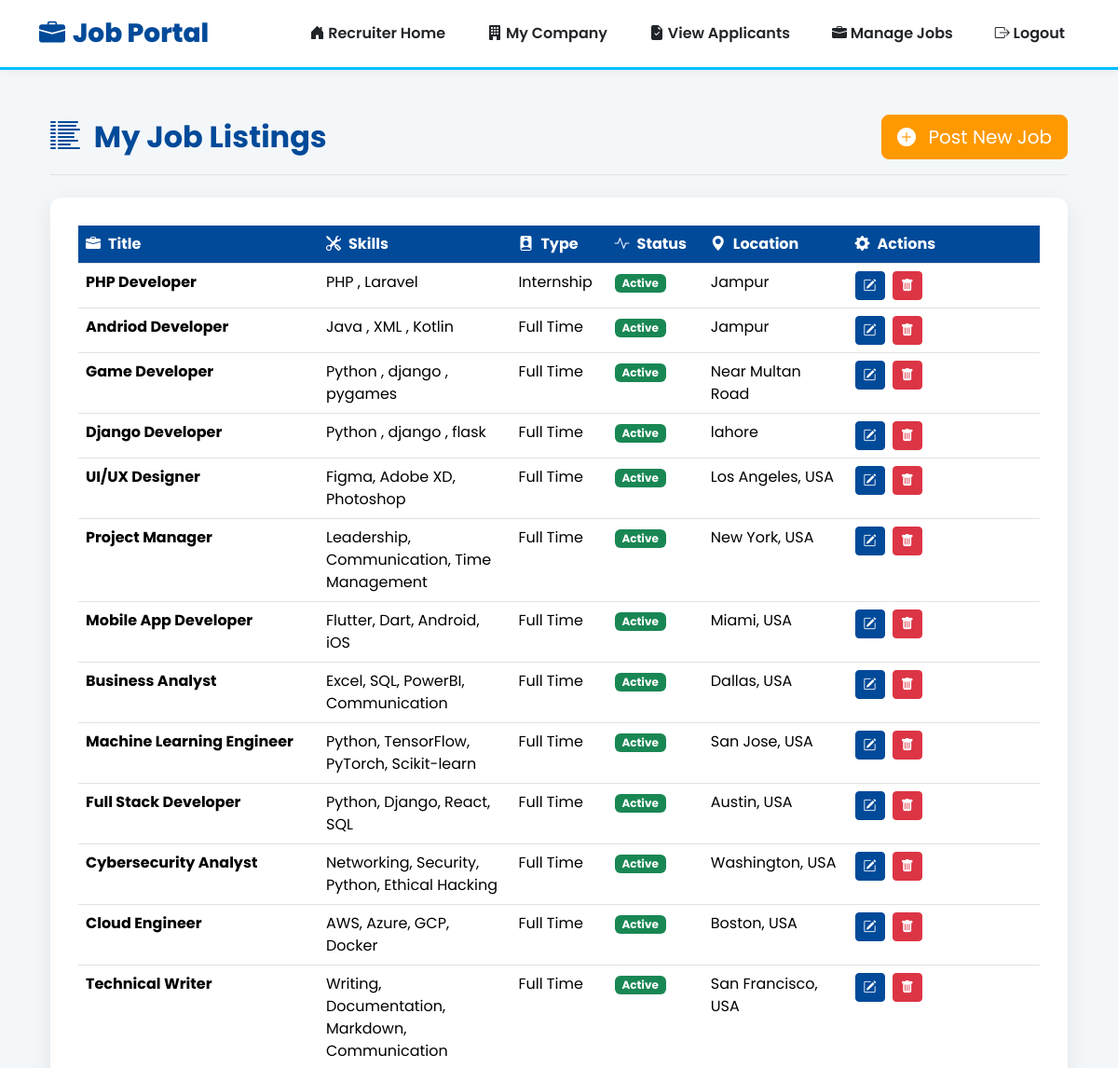
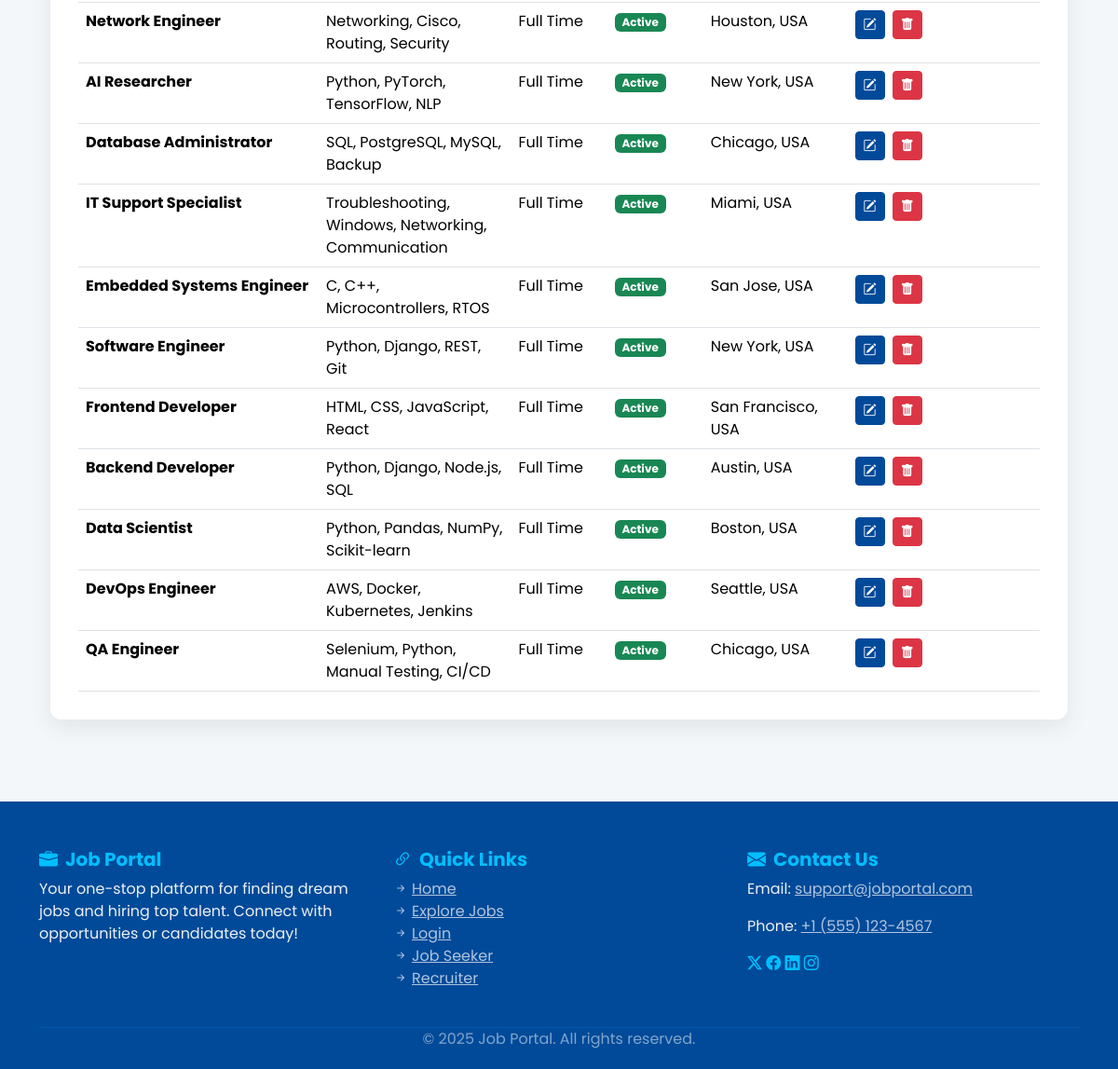
The page /jobs/ (signed in) on the database as committed earlier (2 pictures, top to bottom).
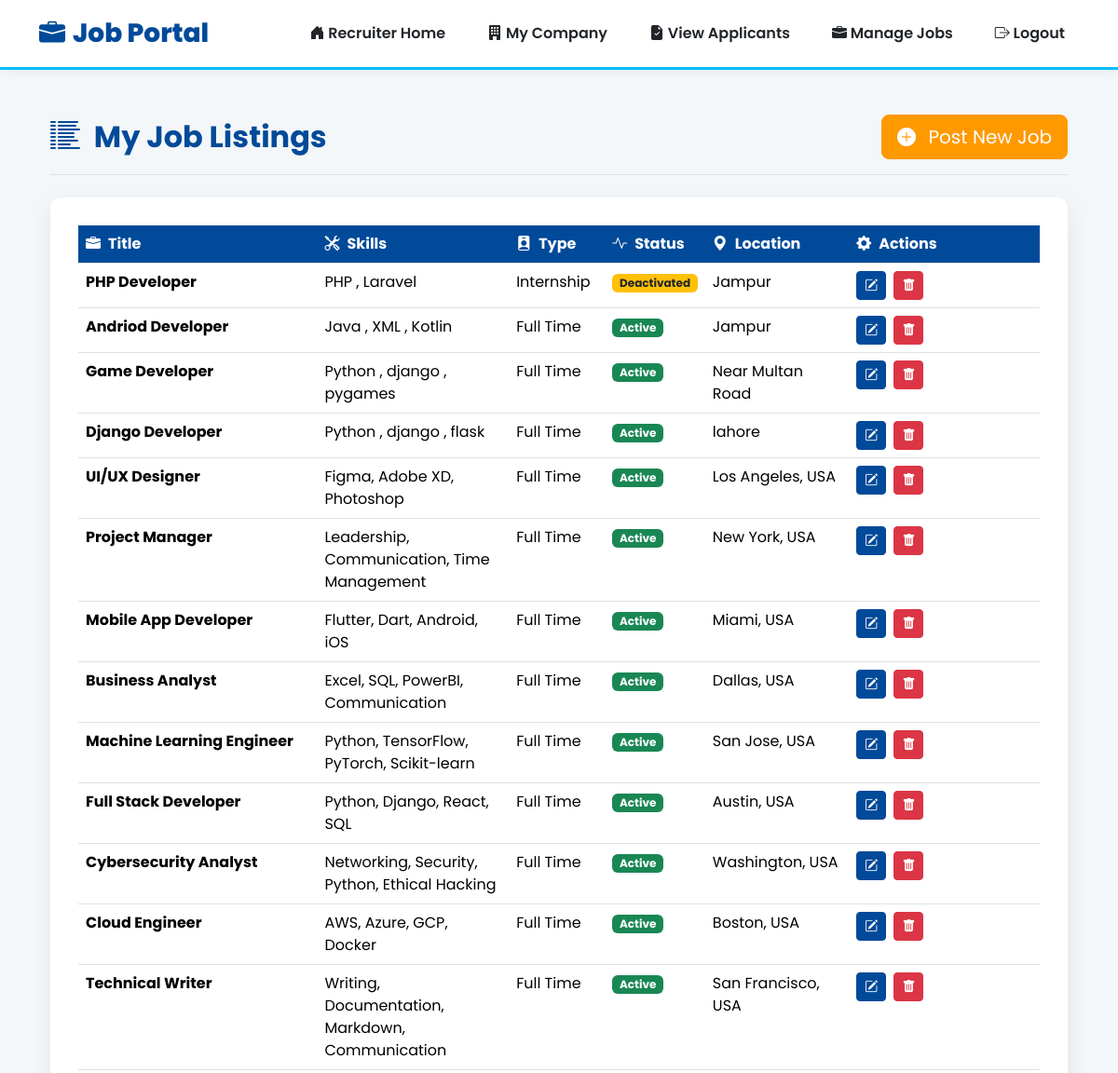
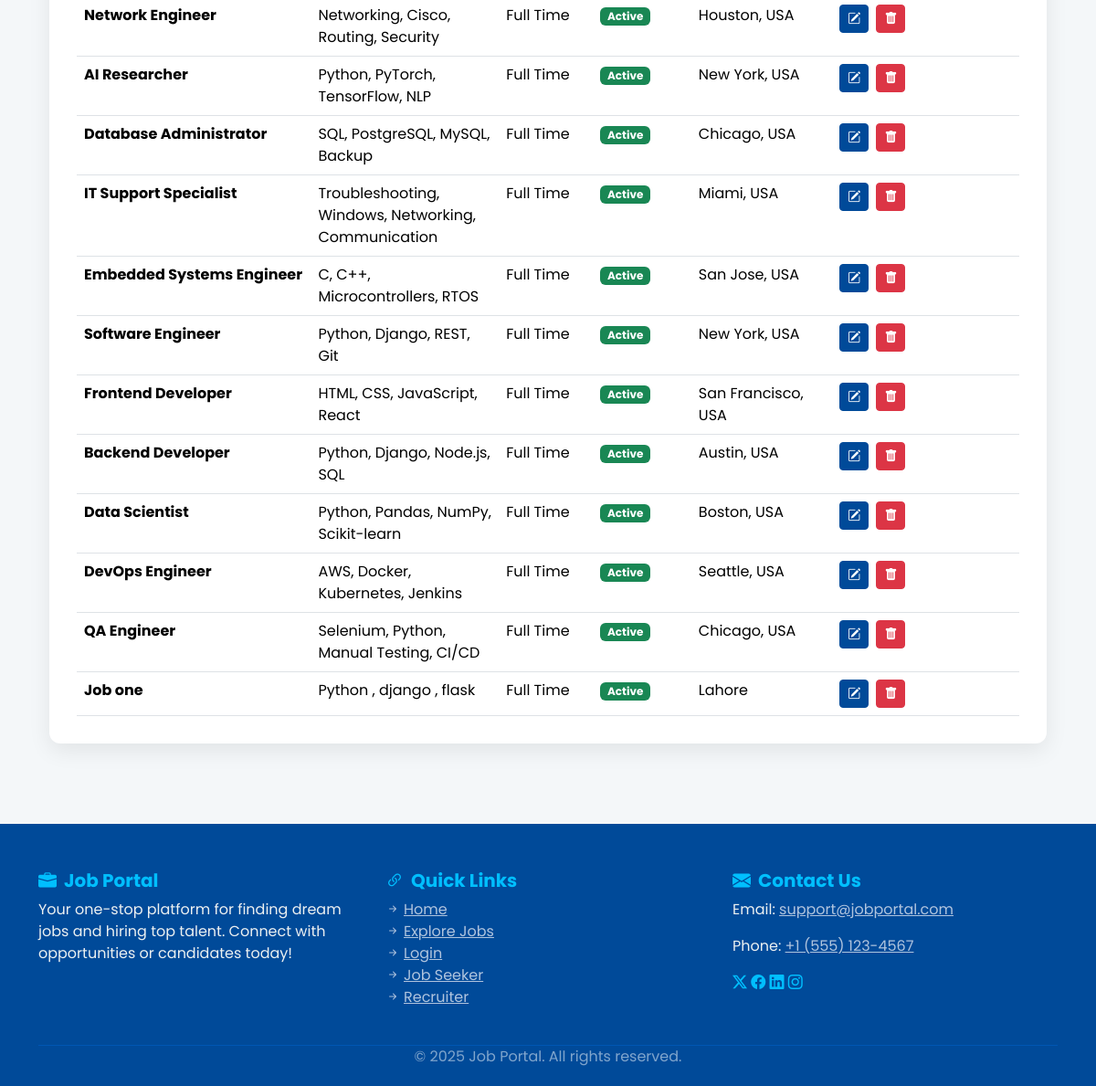
The same page on the database as committed later (2 pictures, top to bottom).
### myapp/models.py (models this page shows, shortened)
class Job(models.Model):
    JOB_TYPES = [
        ('full-time', 'Full Time'),
        ('part-time', 'Part Time'),
        ('internship', 'Internship'),
        ('contract', 'Contract'),
    ]
    JOB_STATUS = [
        ('active', 'Active'),
        ('deactivate', 'Deactivate'),
        ('closed', 'Closed'),
    ]
    job_id = models.AutoField(primary_key=True)
    recruiter = models.ForeignKey(Recruiter, on_delete=models.CASCADE, related_name='jobs')
    title = models.CharField(max_length=255)
    description = models.TextField()
    requirements = models.TextField()
    skills = models.TextField(
        blank=True,
        null=True,
        help_text="Enter skills as comma-separated values, e.g., Python, Django, AWS"
    )
    location = models.CharField(max_length=255)
    salary_range = models.CharField(max_length=255, blank=True, null=True)
    employment_type = models.CharField(max_length=20, choices=JOB_TYPES)
    posted_at = models.DateTimeField(auto_now_add=True)
    updated_at = models.DateTimeField(auto_now=True)
    status = models.CharField(max_length=20, choices=JOB_STATUS, default='active')

### myapp/views.py (the view)
# urls.py: path('jobs/', views.job_list, name='job_list'),
def job_list(request):
    if request.session.get('user_type') != 'recruiter':
        messages.error(request, "Unauthorized access.")
        return redirect('login')
    recruiter_id = request.session['user_id']
    jobs = Job.objects.filter(recruiter_id=recruiter_id)
    return render(request, 'jobs/job_list.html', {'jobs': jobs})

### templates/jobs/job_list.html (shortened to what this page needs)
{% extends "base.html" %}
{% block content %}
<div class="container my-5">
    <div class="row justify-content-center">
        <div class="col-lg-12 col-md-12">
                <div class="d-flex align-items-center justify-content-between mb-4 pb-3 border-bottom">
                    <h2 class="fw-bold mb-0" style="color: var(--primary-color);">
                        <i class="bi bi-list-columns-reverse me-2"></i> My Job Listings
                    </h2>
                    <a href="{% url 'job_create' %}" class="btn btn-lg" style="background-color: var(--accent-color); border-color: var(--accent-color); color: white;">
                        <i class="bi bi-plus-circle-fill me-2"></i> Post New Job
                    </a>
                </div>
                {% if jobs %}
                <div class="table-responsive">
                    <table class="table table-hover mb-0">
                        <thead>
                            <tr>
                                <th scope="col" style="width: 25%;"><i class="bi bi-briefcase-fill me-2"></i>Title</th>
                                <th scope="col" style="width: 20%;"><i class="bi bi-tools me-2"></i>Skills</th>
                                <th scope="col" style="width: 10%;"><i class="bi bi-person-badge-fill me-2"></i>Type</th>
                                <th scope="col" style="width: 10%;"><i class="bi bi-activity me-2"></i>Status</th>
                                <th scope="col" style="width: 15%;"><i class="bi bi-geo-alt-fill me-2"></i>Location</th>
                                <th scope="col" style="width: 20%;"><i class="bi bi-gear-fill me-2"></i>Actions</th>
                            </tr>
                        </thead>
                        <tbody>
                            {% for job in jobs %}
                            <tr>
                                <td class="fw-bold">{{ job.title }}</td>
                                <td>{{ job.skills|truncatewords:5 }}</td>
                                <td>{{ job.get_employment_type_display }}</td>
                                <td>
    {% if job.status == "active" %}
        <span class="badge bg-success">Active</span>
    {% elif job.status == "closed" %}
        <span class="badge bg-secondary">Closed</span>
    {% elif job.status == "deactivate" %}
        <span class="badge bg-warning text-dark">Deactivated</span>
    {% else %}
        <span class="badge bg-dark">Unknown</span>
    {% endif %}
</td>
                                <td>{{ job.location }}</td>
                                <td>
                                    <a href="{% url 'job_update' job.job_id %}" class="btn btn-primary btn-sm me-1" title="Edit Job">
                                        <i class="bi bi-pencil-square"></i>
                                    </a>
                                    <a href="{% url 'job_delete' job.job_id %}" class="btn btn-danger btn-sm" title="Delete Job">
                                        <i class="bi bi-trash-fill"></i>
                                    </a>
                                </td>
                            </tr>
                            {% endfor %}
                        </tbody>
                    </table>
                </div>
                {% endif %}
            </div>
        </div>
    </div>
</div>
{% endblock %}

### templates/base.html (shortened to what this page needs)
<!DOCTYPE html>
<html lang="en">
<head>
    <link href="https://cdn.jsdelivr.net/npm/bootstrap@5.3.3/dist/css/bootstrap.min.css" rel="stylesheet">
    <link rel="stylesheet" href="https://cdn.jsdelivr.net/npm/bootstrap-icons@1.11.3/font/bootstrap-icons.min.css">
</head>
<body>
    <nav class="navbar navbar-expand-lg navbar-light sticky-top">
        <div class="container-fluid container">
            <a class="navbar-brand" href="{% url 'index' %}"><i class="bi bi-briefcase-fill me-2"></i>Job Portal</a>
            <div class="collapse navbar-collapse" id="navbarNav">
                <ul class="navbar-nav ms-auto">
                    {% if request.session.user_type == "seeker" %}
                        <li class="nav-item"><a class="nav-link" href="{% url 'seeker_home' %}"><i class="bi bi-house-door-fill"></i> Seeker Home</a></li>
                        <li class="nav-item"><a class="nav-link" href="{% url 'seeker_resume' %}"><i class="bi bi-file-earmark-text-fill"></i> My Resume</a></li>
                        <li class="nav-item"><a class="nav-link" href="{% url 'resume_ranking' %}"><i class="bi bi-graph-up-arrow"></i> Ranking</a></li>
                        <li class="nav-item"><a class="nav-link" href="{% url 'my_applications' %}"><i class="bi bi-list-check"></i> Applications</a></li>
                        <li class="nav-item"><a class="nav-link" href="{% url 'logout' %}"><i class="bi bi-box-arrow-right"></i> Logout</a></li>
                    {% elif request.session.user_type == "recruiter" %}
                        <li class="nav-item"><a class="nav-link" href="{% url 'recruiter_home' %}"><i class="bi bi-house-door-fill"></i> Recruiter Home</a></li>
                        <li class="nav-item"><a class="nav-link" href="{% url 'recruiter_company' %}"><i class="bi bi-building-fill"></i> My Company</a></li>
                        <li class="nav-item"><a class="nav-link" href="{% url 'recruiter_applications' %}"><i class="bi bi-file-earmark-check-fill"></i> View Applicants</a></li>
                        <li class="nav-item"><a class="nav-link" href="{% url 'job_list' %}"><i class="bi bi-briefcase-fill"></i> Manage Jobs</a></li>
                        <li class="nav-item"><a class="nav-link" href="{% url 'logout' %}"><i class="bi bi-box-arrow-right"></i> Logout</a></li>
                    {% endif %}
                </ul>
            </div>
        </div>
    </nav>
    <div class="container">
        {% block content %}{% endblock %}
    <footer>
        <div class="container">
            <div class="row">
                <div class="col-md-4 mb-4">
                    <h5><i class="bi bi-briefcase-fill me-2"></i>Job Portal</h5>
                    <p>Your one-stop platform for finding dream jobs and hiring top talent. Connect with opportunities or candidates today!</p>
                </div>
                <div class="col-md-4 mb-4">
                    <h5><i class="bi bi-link-45deg me-2"></i>Quick Links</h5>
                    <ul class="list-unstyled">
                        <li><a href="{% url 'index' %}"><i class="bi bi-arrow-right-short me-1"></i>Home</a></li>
                        <li><a href="{% url 'login' %}"><i class="bi bi-arrow-right-short me-1"></i>Explore Jobs</a></li>
                        <li><a href="{% url 'login' %}"><i class="bi bi-arrow-right-short me-1"></i>Login</a></li>
                        <li><a href="{% url 'register_seeker' %}"><i class="bi bi-arrow-right-short me-1"></i>Job Seeker</a></li>
                        <li><a href="{% url 'register_recruiter' %}"><i class="bi bi-arrow-right-short me-1"></i>Recruiter</a></li>
                    </ul>
                </div>
                <div class="col-md-4 mb-4">
                    <h5><i class="bi bi-envelope-fill me-2"></i>Contact Us</h5>
                    <p>Email: <a href="mailto:support@jobportal.com">support@jobportal.com</a></p>
                    <p>Phone: <a href="tel:+1-555-123-4567">+1 (555) 123-4567</a></p>
                    <div class="social-icons mt-3">
                        <a href="https://twitter.com" target="_blank" title="X (Twitter)"><i class="bi bi-twitter-x"></i></a>
                        <a href="https://facebook.com" target="_blank" title="Facebook"><i class="bi bi-facebook"></i></a>
                        <a href="https://linkedin.com" target="_blank" title="LinkedIn"><i class="bi bi-linkedin"></i></a>
                        <a href="https://instagram.com" target="_blank" title="Instagram"><i class="bi bi-instagram"></i></a>
                    </div>
                </div>
            </div>
            <div class="text-center footer-bottom">
                <p class="mb-0 text-white-50">&copy; {% now "Y" %} Job Portal. All rights reserved.</p>
            </div>
        </div>
    </footer>
</body>
</html>

### templates/base.html (style rules this page uses)
:root { --primary-color: #004a99; --secondary-color: #00bfff; --accent-color: #ff9900; --text-color: #212529; --light-bg: #f4f7f9; --card-bg: #ffffff; --card-shadow: 0 8px 25px rgba(0, 0, 0, 0.08); --transition-speed: 0.3s; }
body { background-color: var(--light-bg); font-family: 'Poppins', sans-serif; color: var(--text-color); min-height: 100vh; display: flex; flex-direction: column; }
.navbar { background-color: var(--card-bg); box-shadow: 0 2px 10px rgba(0, 0, 0, 0.05); padding: 10px 0; border-bottom: 3px solid var(--secondary-color); }
.navbar-brand { font-weight: 800; font-size: 1.75rem; color: var(--primary-color) !important; }
.nav-link { font-weight: 600; color: var(--text-color) !important; margin-left: 15px; padding: 8px 15px !important; border-radius: 6px; transition: all var(--transition-speed); }
.card-form, .table-responsive, .feature-card { background-color: var(--card-bg); padding: 30px; border-radius: 12px; box-shadow: var(--card-shadow); border: none; }
.table th { background-color: var(--primary-color); color: white; }
.btn-primary { background-color: var(--primary-color); border-color: var(--primary-color); }
footer { background-color: var(--primary-color); color: #ecf0f1; padding: 50px 0 20px; margin-top: 40px; }
footer h5 { color: var(--secondary-color); font-weight: 700; }
footer a { color: #b0c4de; }
.footer-bottom { border-top: 1px solid #0056b3; }
.social-icons a { color: var(--secondary-color); }

Rows that differ between the two databases and show on the page:
changed Job "PHP Developer": status "Active" → "Deactivated"
added Job: title "Job one", skills "Python , django , flask", employment_type "Full Time", status "Active", location "Lahore"
